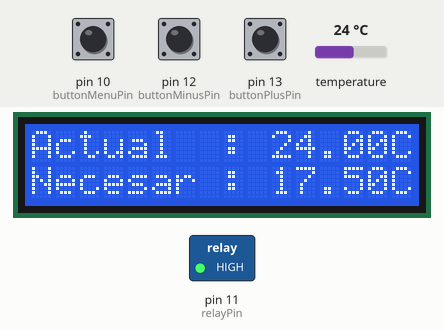
Bench run of a sketch on a simulated Arduino Uno, built with avr-gcc and run on an emulated ATmega328P. Shown: 16×2 character LCD, switched loads named in the sketch (green lamp = pin HIGH). Wiring (inferred from the names in the program): TMP102 temperature sensor at I2C address 0x48. The inputs (shaded band) are chosen by the test bench; at power-on: temperature 24 °C, pin 10 (buttonMenuPin) LOW, pin 13 (buttonPlusPin) LOW, pin 12 (buttonMinusPin) LOW.

Above: at 1.2 s.
1.3 s: temperature set to 17.7 °C
At 2.5 s:
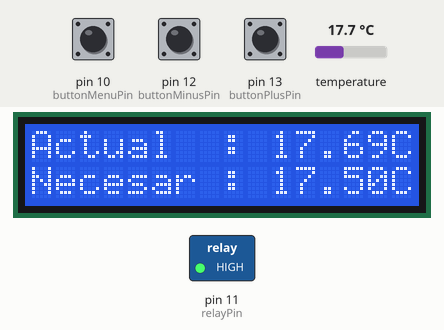
2.8 s: temperature set to 16.5 °C
At 3.8 s:
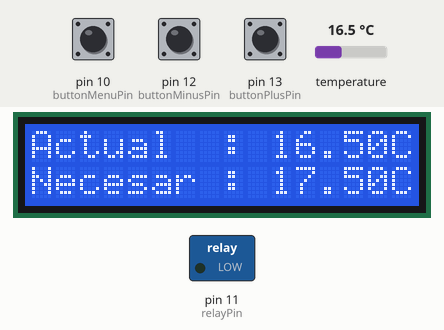
4.3 s: pin 10 (buttonMenuPin) pulled HIGH for 1 s
At 6.3 s:
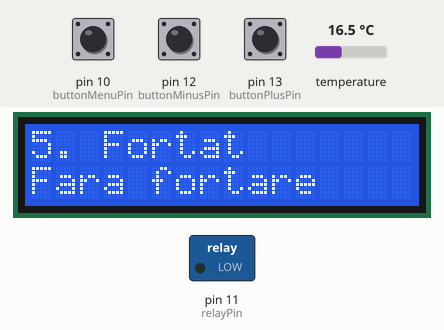
6.8 s: pin 13 (buttonPlusPin) pulled HIGH for 0.15 s
At 7.5 s:
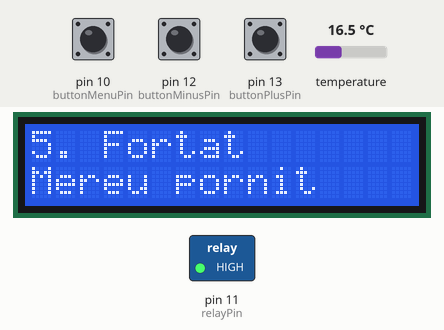
8.4 s: pin 13 (buttonPlusPin) pulled HIGH for 1 s
At 8.53 s:
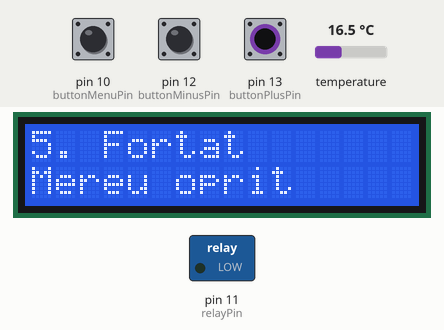
10.9 s: pin 10 (buttonMenuPin) pulled HIGH for 1 s
At 11.68 s:
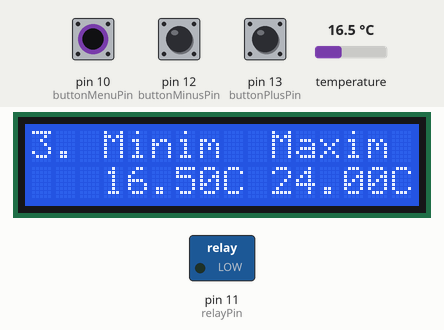
Timing chart, 0 to 13.5 s (numbered marks = the images above; inputs shaded):
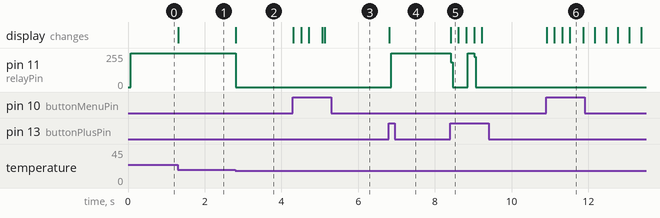

Measured:
- the behaviour switches between 17.1 and 17 °C on temperature (found by bisection; images 1 and 2)
- after the input at 1.3 s, the display: changes at once (image 1)
- after the input at 2.8 s, pin 11 (relayPin): 255/255 → 0/255 at once; the display: changes at once (image 2)
- after the input at 4.3 s, the display: first changes at once (image 3 shows a later state)
- after the input at 6.8 s, pin 11 (relayPin): 0/255 → 255/255 after 0.06 s; the display: changes at once (image 4)
- after the input at 8.4 s, pin 11 (relayPin): 255/255 → 0/255 at once, → 255/255 0.44 s later, → 0/255 0.16 s later; the display: changes at once (image 5)
- after the input at 10.9 s, the display: first changes at once (image 6 shows a later state)

The sketch:

termostat.ino
```cpp
#include <LiquidCrystal.h>
#include <Wire.h>

LiquidCrystal lcd(7, 6, 5, 4, 3, 2);

const int   buttonPlusPin   = 13;
const int   buttonMinusPin  = 12;
const int   buttonMenuPin   = 10;
const int   relayPin        = 11;
const int   tmp102Address   = 0x48;

int   appState         = 0;
long  previousMillis   = 0;
float requiredTemp     = 17.5;
int   buttonPlusState  = LOW;
int   buttonMinusState = LOW;
int   buttonMenuState  = LOW;
long  currentMillis    = 0;
float currentTemp      = 0;
float tempTolerance    = 0.5;
int   relayDelay       = 10;
int   relayOverride    = 0;
long  relayLastStop    = 0;
boolean relayMayCount  = false;

//statistics
float minTemp = 0;
float maxTemp = 0;

void setup(){
  pinMode(buttonPlusPin, INPUT);
  pinMode(buttonMinusPin, INPUT);
  pinMode(buttonMenuPin, INPUT);
  pinMode(relayPin, OUTPUT);
  lcd.begin(16, 2);
  Wire.begin();
  Serial.begin(9600);
}

void loop(){
  currentMillis = millis();
  currentTemp = getCurrentTemp();
  buttonMenuState  = digitalRead(buttonMenuPin);

  //set statistics
  if(currentTemp < minTemp || minTemp == 0) minTemp = currentTemp;
  if(currentTemp > maxTemp || minTemp == 0) maxTemp = currentTemp;

  //select view using menu button
  if (buttonMenuState == HIGH && currentMillis - previousMillis > 200) {
    previousMillis = currentMillis;
    if (appState == 5) {
      appState = 0;
    } else {
      appState++;
    }
  }

  //show selected view
  switch(appState){
    case 0:
      homeView();
      break;
    case 1:
      toleranceView();
      break;
    case 2:
      delayView();
      break;
    case 3:
      minMaxView();
      break;
    case 4:
      lastView();
      break;
    case 5:
      overrideView();
      break;
  }

  //temperature control
  if (tooHot() && relayOverride == 0){
    if(enoughRelayRest() || relayLastStop == 0){
      digitalWrite(relayPin, HIGH);
      relayLastStop = 0;
      relayMayCount = true;
    }
  } else {
    digitalWrite(relayPin, LOW);
    if(relayMayCount){
      relayLastStop = millis();
      relayMayCount = false;
    }
  }
  //overriding thermostat
  if(relayOverride == 1) digitalWrite(relayPin, HIGH);
  if(relayOverride == 2) digitalWrite(relayPin, LOW);
}

void homeView(){
  requiredTemp = readFromKeyboard(requiredTemp, 0.1, 200, 100);

  //display lcd data
  lcd.setCursor(0, 0);
  lcd.print("Actual  : ");
  lcd.print(currentTemp);
  lcd.print("C");
  lcd.setCursor(0, 1);
  lcd.print("Necesar : ");
  lcd.print(requiredTemp);
  lcd.print("C");
}

void toleranceView(){
  tempTolerance = readFromKeyboard(tempTolerance, 0.05, 200, 5);

  //display lcd data
  lcd.setCursor(0, 0);
  lcd.print("1. Toleranta    ");
  lcd.setCursor(0, 1);
  lcd.print("   ");
  lcd.print(tempTolerance);
  lcd.print("C        ");
}

void delayView(){
  relayDelay = readFromKeyboard(relayDelay, 1, 200, 60);
  //display lcd data
  lcd.setCursor(0, 0);
  lcd.print("2. Intarziere   ");
  lcd.setCursor(0, 1);
  lcd.print("   ");
  lcd.print(relayDelay);
  lcd.print(" minute        ");
}

void minMaxView(){
  //display lcd data
  lcd.setCursor(0, 0);
  lcd.print("3. Minim  Maxim ");
  lcd.setCursor(0, 1);
  lcd.print("   ");
  lcd.print(minTemp);
  lcd.print("C ");
  lcd.print(maxTemp);
  lcd.print("C");
}

void lastView(){
  lcd.setCursor(0, 0);
  lcd.print("4. Repaos            ");
  lcd.setCursor(0, 1);
  lcd.print("   ");
  if(relayLastStop == 0){
    lcd.print("Pana acum nu       ");
  } else {
    print_time(currentMillis - relayLastStop);
    lcd.print("                 ");
  }
}

void overrideView(){
  relayOverride = readFromKeyboard(relayOverride, 1, 200, 2);

  //display lcd data
  lcd.setCursor(0, 0);
  lcd.print("5. Fortat       ");
  lcd.setCursor(0, 1);
  if(relayOverride == 0){
    lcd.print("Fara fortare    ");
  }
  if(relayOverride == 1){
    lcd.print("Mereu pornit    ");
  }
  if(relayOverride == 2){
    lcd.print("Mereu oprit     ");
  }
}

float readFromKeyboard(float val, float increment, int pressDelay, float maxim){
  buttonPlusState  = digitalRead(buttonPlusPin);
  buttonMinusState = digitalRead(buttonMinusPin);
  if (buttonPlusState == HIGH && currentMillis - previousMillis > pressDelay) {
    previousMillis = currentMillis;
    val += increment;
    if (val > maxim) val = 0;
  }
  if (buttonMinusState == HIGH && currentMillis - previousMillis > pressDelay) {
    previousMillis = currentMillis;
    val -= increment;
    if (val < 0) val = 0;
  }
  return val;
}

float getCurrentTemp(){
  Wire.requestFrom(tmp102Address, 2);
  byte MSB = Wire.read();
  byte LSB = Wire.read();
  int TemperatureSum = ((MSB << 8) | LSB) >> 4;
  return TemperatureSum * 0.0625;
}

boolean tooHot(){
  return (requiredTemp < currentTemp + tempTolerance) || (requiredTemp < currentTemp - tempTolerance);
}

boolean enoughRelayRest(){
  return millis() - relayLastStop > relayDelay * 60000;
}

// argument is time in milliseconds
void print_time(unsigned long t_milli)
{
    char buffer[20];
    int days, hours, mins, secs;
    int fractime;
    unsigned long inttime;

    inttime  = t_milli / 1000;
    fractime = t_milli % 1000;
    // inttime is the total number of number of seconds
    // fractimeis the number of thousandths of a second

    // number of days is total number of seconds divided by 24 divided by 3600
    days     = inttime / (24*3600);
    inttime  = inttime % (24*3600);

    // Now, inttime is the remainder after subtracting the number of seconds
    // in the number of days
    hours    = inttime / 3600;
    inttime  = inttime % 3600;

    // Now, inttime is the remainder after subtracting the number of seconds
    // in the number of days and hours
    mins     = inttime / 60;
    inttime  = inttime % 60;

    // Now inttime is the number of seconds left after subtracting the number
    // in the number of days, hours and minutes. In other words, it is the
    // number of seconds.
    secs = inttime;

    // Don't bother to print days
    sprintf(buffer, "%02d:%02d:%02d.%03d", hours, mins, secs, fractime);
    lcd.print(buffer);
}
```
